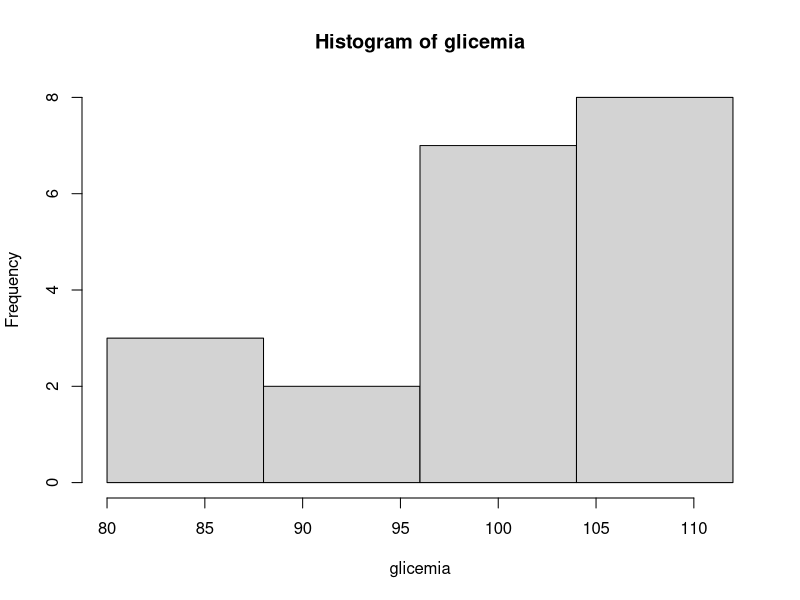
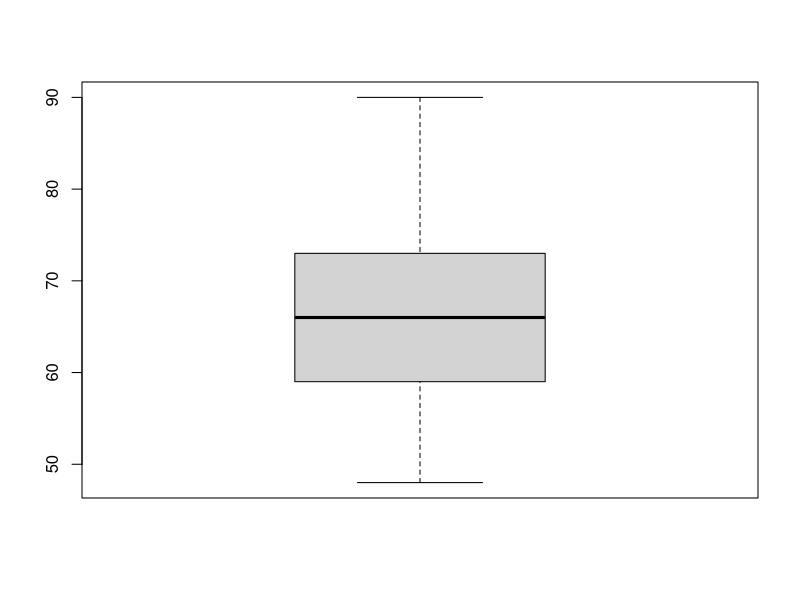
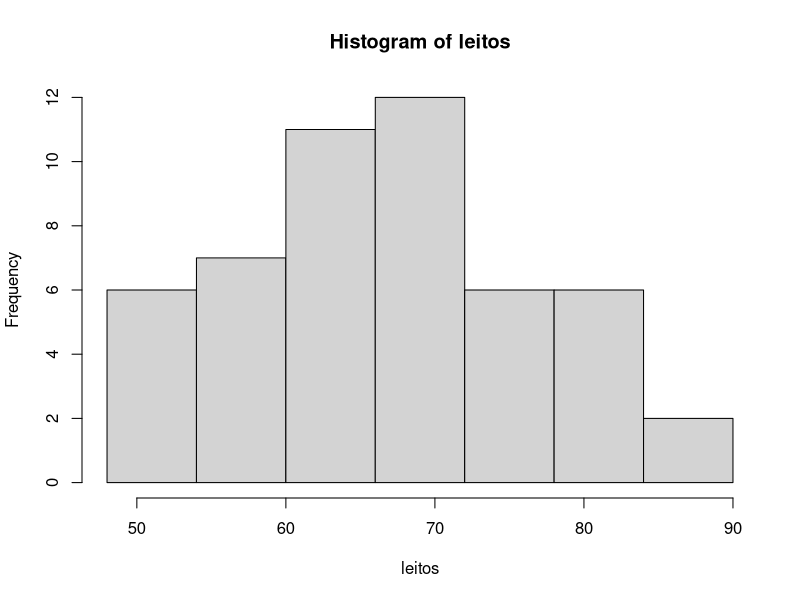
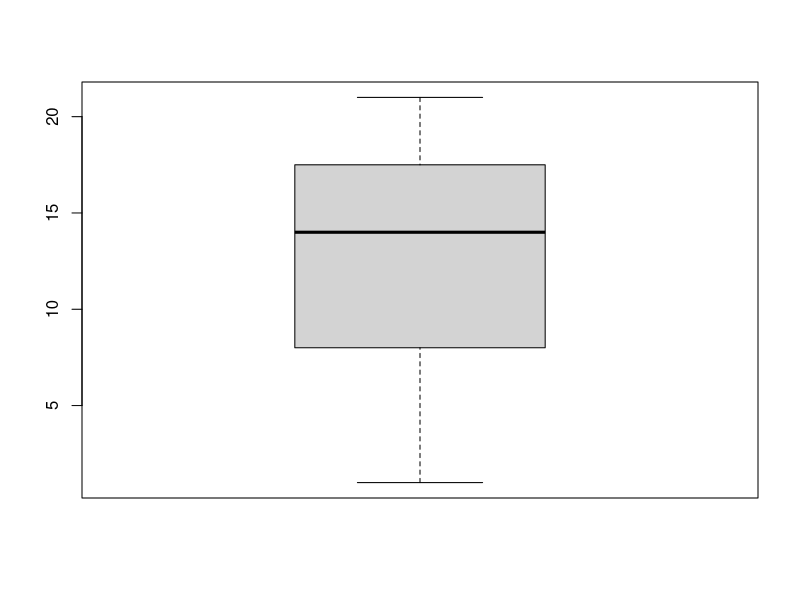

Write R code to recreate these figures, in order.
rm(list=ls())

### Funções uteis !!

fr = function(fi, N) {
  round((fi / N) * 100, 2);
}

MEDIA = function(vetor) {
  media = sum(vetor) / length(vetor)
}

MEDIA_POND = function(fi, yi) {
  yf = 0
  for (i in 1:length(fi)) {
    yf = fi[i] * yi[i] + yf  
  }
  yf = yf / sum(fi)
}

czuber = function(Li, a, d1, d2) {
  # Li = limite inferior da classe
  # a = amplitude da classe modal
  # d1 = diferença entre a frequência da classe modal e a anterior 
  # d2 = diferença entre a frequência da classe modal e a posterior
  Li + (d1 / (d1+d2)) * a
}

pearson = function(fi, yi, Md) {
  # fi = vetor das frequencias absolutas
  # Md = mediana
  # y = média amostral (vetor dos pontos medios das classes)
  y = MEDIA_POND(fi, yi)
  3 * Md - 2 * y
}

MEDIANA = function(Li, N, Fac, fmd, a) {
  Emd = N / 2; # Mediana espera
  # Li = limite inferior da classe 
  # N = população total
  # Fac = freq acumulada da classe anterior
  # fmd = qntd de elementos na classe da mediana
  # a = amplitude da classe
  Md = Li + ((Emd - Fac) / fmd) * a
}

# 1) Em uma pesquisa sobre diabetes mellitus, tem-se os seguintes dados de 
# glicemia em jejum

glicemia = c(80, 85, 86, 90, 95, 96, 99, 100, 101, 103,
             103, 103, 104, 105, 108, 108, 109, 110, 110, 110)

# a) Agrupar os dados em classes e calcular a média, moda e a mediana;
k = round(sqrt(length(glicemia))); k
a = round((max(glicemia) - min(glicemia)) / k); a
tabela = hist(glicemia, plot=T, breaks=c(80, 88, 96, 104, 112), right=F)

fi = round(tabela$count); fi
frp = round(fi/sum(fi)*100, 2);
Fi = cumsum(fi);
Frp = cumsum(frp);
dados = cbind(fi, frp, Fi, Frp); 
rownames(dados) = c("80|-88", "88|-96", "96|-104", "104|-112"); dados

media = MEDIA(glicemia); media
mediana = MEDIANA(96, 20, 5, 7, a); mediana
moda_czu = czuber(104, a, 1, 8); moda_czu

# b) Determine, sem agrupar em classes (dados brutos): a média, moda e mediana
media_bruta = MEDIA(glicemia); media_bruta
mediana_bruta = (glicemia[10] + glicemia[11]) / 2; mediana_bruta;
moda_bruta = 110

# 2) Em um estudo sobre instituições de atendimento médico, foram obtidos dados 
# da disponibilidade de leitos de 50 dessas instituições:

l = c(48, 53, 58, 62, 64, 66, 69, 71, 77, 81,
           49, 54, 58, 62, 64, 67, 69, 72, 77, 82,
           50, 55, 59, 63, 65, 67, 70, 73, 78, 83,
           52, 56, 60, 64, 65, 67, 70, 74, 78, 86,
           52, 57, 61, 64, 66, 68, 71, 76, 80, 90)
leitos = sort(l); leitos

# a) Determine a média e mediana dos dados e, também, determine o terceiro 
# quartil e interprete-o;
media = MEDIA(leitos); media
mediana = leitos[25]; mediana
moda = 64;
#terceiro quatil = ?

# b) Construa o gráfico de caixas (box plot).
boxplot(leitos);

# c) Agrupar os dados em classes (sqrt(n)) e calcular a média, moda e a mediana.
k = round(sqrt(length(leitos))); k
a = round((max(leitos) - min(leitos)) / k); a
tabela = hist(leitos, plot=T, breaks=c(48, 54, 60, 66, 72, 78, 84, 90), right=F)
fi = round(tabela$count); fi
frp = round(fi/sum(fi)*100, 2);
Fi = cumsum(fi);
Frp = cumsum(frp);
dados = cbind(fi, frp, Fi, Frp);
rownames(dados) = c("48|-54", "54|-60", "60|-66", "66|-72", "72|-78", "78|-84", "84|-90")
dados;

media = MEDIA(leitos); media
mediana = MEDIANA(66, length(leitos), 24, 12, a); mediana
moda = czuber(66, a, 1, 6); moda

# 3) Os dados abaixo representam a largura máxima de amostras de crânios de 
# animais machos. Calcule média, mediana e a moda. 
cr = c(131, 119, 138, 125, 129, 126, 131, 132, 126, 128, 128, 131)
cranios = sort(cr); cranios
len = length(cranios); len

media = MEDIA(cranios);
mediana = (cranios[6] + cranios[7]) / 2; mediana
moda_bruta = 131;

# 4) A amplitude total de um conjunto de números é 500. Se a distribuição de 
# frequências apresenta 20 classes, qual deverá ser o limite inferior e o ponto 
# médio da 5ª classe, se o limite superior da 1ª classe é igual a 35?

AT = 500  # AT = MAX(c) - MIN(c)
k = 20  # qntd de classes 
a = AT/k; a  # amplitude das classes
intervalos = c("35|-60", "60|-85", "85|-110", "110|-135", "135|-160", "...")
classe5_inf = 135;
classe5_medio = (135+12 + 135+13) / 2; classe5_medio  # 24 elementos na classe

# 5) Com base nos dados apresentados na Tabela 1, calcular a média, mediana e 
# moda de ácido ascórbico

fi = c(3, 6, 18, 35, 16, 2)
xi = c(0.1, 0.3, 0.5, 0.7, 0.9, 1.1)  # ponto medio

media = MEDIA_POND(fi, xi); media
mediana = MEDIANA(0.6, 80, 27, 35, 0.2); mediana
moda = czuber(0.6, 0.2, 17, 19); moda

# 6) Consideremos 12 observações (ordenadas) do tempo de observações (dias) de 
# animais de pequeno porte do Hospital Veterinário da UEL:

observacoes = c(1, 4, 7, 9, 10, 13, 15, 17, 17, 18, 19, 21)
# quartil = ?
boxplot(observacoes)

# 7) Com base nos dados da Tabela 2, calcule o peso médio dos ratos em cada 
# idade. Usando o R, construa o gráfico de caixas para a variável peso, 
# considerando-se cada rato (apenas um gráfico com todos os ratos).
 
###############################################################################

# 8) Trinta pessoas foram consultadas sobre sua cor favorita.
# Construa uma tabela de frequências para os dados. Qual a escolha modal e a 
# frequência relativa (ou porcentagem) desta cor?

cores = c("vermelho", "azul", "verde", "amarelo", "preto", "marrom", "laranja", "roxo", "totais")
fi = c(4, 11, 4, 3, 5, 1, 1, 1, 30);
frp = c(fr(4, 30), fr(11, 30), fr(4, 30), fr(3, 30), fr(5, 30), fr(1, 30), fr(1, 30), fr(1, 30), 100)
data = data.frame(cores, fi, frp); data
# escolha_modal = azul, com 11 ocorrências
azul_fr = frp[2]; azul_fr

# 9) Calcule para a tabela de frequências abaixo sua respectiva média e mediana.
xi = c(2, 3, 4, 5, 6);    # peso das frequencias 
fi = c(3, 6, 10, 6, 3);   
frp = c(fr(3, 28), fr(6, 28), fr(10, 28), fr(6, 28), fr(3, 28))
Fi = c(3, 9, 19, 25, 28); # frequencias de cada valor
Frp = c(fr(3, 28), fr(9, 28), fr(19, 28), fr(25, 28), fr(28, 28))
data = data.frame(xi, fi, frp, Fi, Frp); data

media_pond = MEDIA_POND(fi, xi); media_pond
# mediana_bruta = 5;
mediana = MEDIANA(4, sum(fi), 9, 10, 1); mediana

# 10) Determinar o quarto decil, o primeiro quartil e o septuagésimo segundo 
# percentil da seguinte distribuição
classes = c("4|-9", "9|-14", "14|-19", "19|-24");
fi = c(8, 12, 17, 3)
frp = c(fr(8, 40), fr(12, 40), fr(17, 30), fr(3, 40))
Fi = c(8, 20, 37, 40);
Frp = c(fr(8, 40), fr(20, 40), fr(37, 40), fr(40, 40))
data = data.frame(classes, fi, frp, Fi, Frp); data

# quarto_decil = ?
# primeiro_quartil = ?
# septuagesimo_sefundo_percentil = ?